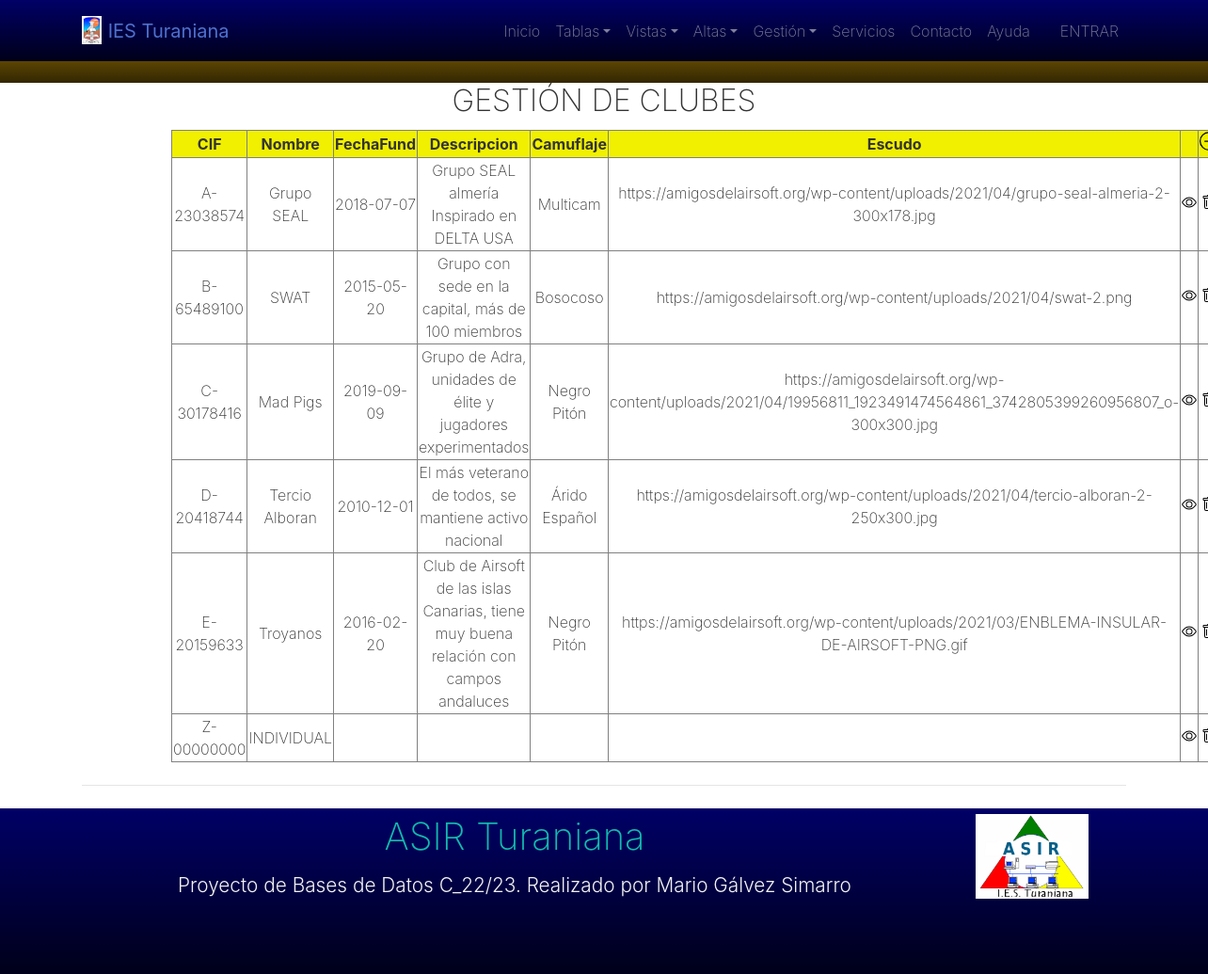
The app's page /G-clubes.php with its own data.
### tables this page shows
CREATE TABLE `club` (
  `CIF` varchar(10) NOT NULL,
  `Nombre` varchar(50) NOT NULL,
  `FechaFund` date DEFAULT NULL,
  `Descripcion` varchar(200) DEFAULT NULL,
  `Camuflaje` varchar(20) DEFAULT NULL,
  `Escudo` varchar(250) DEFAULT NULL
);

### G-clubes.php (the view, shortened to what this page needs)
<?php
	require_once('marcosup.php');
?>
    <div class="section">
      <div class="container">
        <div class="row text-center">
		   <div class="text-center mx-auto col-10">
			<h2> GESTIÓN DE CLUBES</h2>
		   </div>
		</div>
		<div class="row text-center">
			<div class="text-center mx-auto col-10">
            <?php
            $tabla="club";
            $sentencia="select * from $tabla";
            echo "<table border='1'>";
            $cabeceras=mysqli_query($c,"SHOW FIELDS FROM $tabla");
            echo "<tr bgcolor='#f0f000'>";
            while ($cab=mysqli_fetch_row($cabeceras)){
				echo "<th>$cab[0]</th>";
			}
			echo "<th></th>";
			echo "<th>";
				echo '<form name="alta" method="POST" action="A-clubes.php">';
				echo '<input type="image" src="estilos/iconos/plus-circle.svg" height="20px">';
				echo '</form>';
			echo "</th>";
            echo "</tr>";
            $resultado=mysqli_query($c,$sentencia);
            while ($registro = mysqli_fetch_row($resultado)){
				echo "<tr>";
				$i=0;
				foreach ($registro as $fila){
					echo "<td> $registro[$i]</td>";
					$i++;
				}
				echo "<td align='center'>";
						echo '<form name="veruno" method="POST" action="VerUno.php">';
						echo '<input type="image" src="estilos/iconos/eye.svg">';
						echo '</form>';
				echo "</td><td align='center'>";
						echo '<form name="borraruno" method="POST" action="BorrarUno.php">';
						echo '<input type="image" src="estilos/iconos/trash.svg">';
						echo '</form>';
				echo "</td><td align='center'>";
                echo "</td>";
				echo "</tr>";
			}
            echo "</table>";
            ?>
          </div>
        </div>
          <div class="row text-center">
		   <div class="col">
			<hr>
		   </div>
		</div>
      </div>
    </div>
<?php
	require_once('marcoinf.php');
?>

### marcosup.php (shortened to what this page needs)
<!DOCTYPE html>
<html>
<head>
  <link rel="stylesheet" href="https://cdnjs.cloudflare.com/ajax/libs/font-awesome/4.7.0/css/font-awesome.min.css" type="text/css">
  <link rel="stylesheet" href="estilos/ProyectoASIR.css">
</head>
<body>
  <nav class="navbar navbar-expand-lg navbar-dark bg-primary fixed-top" style="	background-image: linear-gradient(to bottom, rgba(0, 0, 0, 0.2), rgb(0, 0, 0, 0.8));	background-position: top left;	background-size: 100%;	background-repeat: repeat;" id="1">
    <div class="container"> <a class="navbar-brand text-secondary" href="#">
        <i class="fa d-inline fa-lg">
          <img src="estilos/escudoTuraniana.png" height="30" title="Escudo del IES Turaniana">
        </i>
        <b> IES Turaniana</b>
      </a>
      <div class="collapse navbar-collapse" id="navbar5">
<?php
	require_once('gest/menu.inc');
	principal();
?>
      </div>
    </div>
  </nav>
  <nav class="navbar py-3 navbar-light text-left bg-warning" id="2" style="	background-image: linear-gradient(to bottom, rgba(0, 0, 0, 0.2), rgba(0, 0, 0, 0.8));	background-position: top left;	background-size: 100%;	background-repeat: repeat;">
    <span class="navbar-text text-left text-dark"><b>Zona de Notificaciones</b></span>
  </nav>

### gest/menu.inc
<?php
function principal()
{
echo '
        <ul class="navbar-nav ml-auto text-light">
          <li class="nav-item text-white"> <a class="nav-link" href="index.php">Inicio</a> </li>
          <li class="nav-item dropdown">
            <a class="nav-link dropdown-toggle" data-toggle="dropdown" href="#" role="button" aria-haspopup="true" aria-expanded="false">
				Tablas</a>
            <div class="dropdown-menu">
              <a class="dropdown-item" href="T-clubes-Contenedores.php">Clubes</a>
              <a class="dropdown-item" href="T-miembros-Contenedores.php">Miembros</a>
            </div>
          </li>
          <li class="nav-item dropdown">
            <a class="nav-link dropdown-toggle" data-toggle="dropdown" href="#" role="button" aria-haspopup="true" aria-expanded="false">
				Vistas</a>
            <div class="dropdown-menu">
              <a class="dropdown-item" href="T-jefes-Contenedores.php">Jefes de Club</a>
              <a class="dropdown-item" href="T-morosos-Contenedores.php">Morosos</a>
            </div>
          </li>
          <li class="nav-item dropdown">
            <a class="nav-link dropdown-toggle" data-toggle="dropdown" href="#" role="button" aria-haspopup="true" aria-expanded="false">
				Altas</a>
            <div class="dropdown-menu">
              <a class="dropdown-item" href="A-clubes.php">Alta de clubes</a>
              <a class="dropdown-item" href="A-miembros.php">Alta de miembros</a>
            </div>
          </li>
          <li class="nav-item dropdown">
            <a class="nav-link dropdown-toggle" data-toggle="dropdown" href="#" role="button" aria-haspopup="true" aria-expanded="false">
				Gestión</a>
            <div class="dropdown-menu">
              <a class="dropdown-item" href="G-clubes.php">Gestión de clubes</a>
              <a class="dropdown-item" href="G-miembros.php">Gestión de miembros</a>
            </div>
          </li>
          <li class="nav-item"> <a class="nav-link" href="servicios.php">Servicios</a> </li>
          <li class="nav-item"> <a class="nav-link" href="contacto.php">Contacto</a> </li>
          <li class="nav-item"> <a class="nav-link" href="ayuda.php">Ayuda</a> </li>
          <li class="nav-item"> <a class="nav-link" href="#"></a> </li>
          <li class="nav-item"> <a class="nav-link" href="#">ENTRAR</a> </li>
        </ul>
          ';
}
?>

### marcoinf.php (shortened to what this page needs)
  <div class="text-center align-items-center d-flex bg-primary" style="	background-image: linear-gradient(to bottom, rgba(0, 0, 0, 0.2), rgba(0, 0, 0, 0.8));	background-size: 100%;	background-position: top left;	background-repeat: repeat;">
    <div class="container py-1">
      <div class="row">
        <div class="mx-auto col-md-10 col-sm-10 col-lg-10 col-8">
          <h1 class="text-info"><a href="https://iesturaniana.org/ASIR-FPDual/">ASIR Turaniana</a></h1>
          <p class="lead mb-5 text-light">Proyecto de Bases de Datos C_22/23. Realizado por Mario Gálvez Simarro</p>
        </div>
        <div class="mx-auto col-md-2 col-sm-2 col-lg-2 col-4">
          <a href="https://iesturaniana.org/ASIR-FPDual/">
            <img class="d-block" src="estilos/logo asir2.png" width="75%" title="Icono del ciclo formativo ASIR-Turaniana">
          </a>
        </div>
      </div>
    </div>
  </div>
</body>
</html>

### records on screen
club: CIF "A-23038574", Nombre "Grupo SEAL", FechaFund "2018-07-07", Descripcion "Grupo SEAL almería Inspirado en DELTA USA", Camuflaje "Multicam", Escudo "https://amigosdelairsoft.org/wp-content/uploads/2021/04/grupo-seal-almeria-2-300x178.jpg"
club: CIF "B-65489100", Nombre "SWAT", FechaFund "2015-05-20", Descripcion "Grupo con sede en la capital, más de 100 miembros", Camuflaje "Bosocoso", Escudo "https://amigosdelairsoft.org/wp-content/uploads/2021/04/swat-2.png"
club: CIF "C-30178416", Nombre "Mad Pigs", FechaFund "2019-09-09", Descripcion "Grupo de Adra, unidades de élite y jugadores experimentados", Camuflaje "Negro Pitón", Escudo "https://amigosdelairsoft.org/wp-content/uploads/2021/04/19956811_1923491474564861_3742805399260956807_o-300x300.jpg"
club: CIF "D-20418744", Nombre "Tercio Alboran", FechaFund "2010-12-01", Descripcion "El más veterano de todos, se mantiene activo nacional", Camuflaje "Árido Español", Escudo "https://amigosdelairsoft.org/wp-content/uploads/2021/04/tercio-alboran-2-250x300.jpg"
club: CIF "E-20159633", Nombre "Troyanos", FechaFund "2016-02-20", Descripcion "Club de Airsoft de las islas Canarias, tiene muy buena relación con campos andaluces", Camuflaje "Negro Pitón", Escudo "https://amigosdelairsoft.org/wp-content/uploads/2021/03/ENBLEMA-INSULAR-DE-AIRSOFT-PNG.gif"
club: CIF "Z-00000000", Nombre "INDIVIDUAL"

### other values on screen
$cab[0] "CIF"
$cab[0] "Nombre"
$cab[0] "FechaFund"
$cab[0] "Descripcion"
$cab[0] "Camuflaje"
$cab[0] "Escudo"
